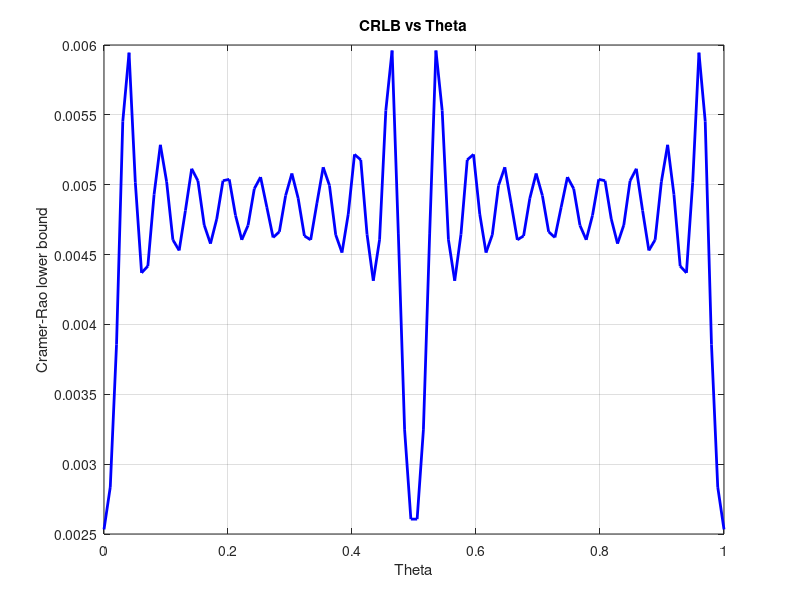

This figure's MATLAB source:
% This is to plot the Cramer-Rao Lower Bound of a parameter vs the
% parameter itself and note down the my inference from the obtained plot.

%% SYSTEM SETTING
% Consider a quantity $x[n] = s[n; \theta] + w[n]$ where $s[n;\theta]$ is any signal
% (AC or DC) and $w[n]$ is an AWGN with variance $\sigma^2$. Let us consider that
% $s[n;\theta] = A\sin(2\pi\theta n + \phi)$. Thus, $s[n;\theta]$ is dependent on three
% parameters: A, $\theta$ and $\phi$. For this example, we are trying to estimate the
% value of frequency, i.e., $\theta$ of the signal s. The CRLB for the given
% estimator is found out as belows:

% Defining the parameters
N = 10;                             % Number of terms in the data set {x[n]}
A = 1;                              % Assuming A is a constant
theta_values = linspace(0, 1, 100); % Varying theta from 0 to 100

variance_values = zeros(1, length(theta_values));

for k = 1:length(theta_values)
    theta = theta_values(k);
    sum_term = 0;
    for n = 0:N-1
        sum_term = sum_term + (A*cos(2*pi*theta*n))^2;
    end
    variance = 1 / (4 * pi^2 * sum_term);
    variance_values(k) = variance;
end


%% PLOTTING
figure
plot(theta_values, variance_values, 'b-', 'LineWidth', 2)
xlabel('Theta')
ylabel('Cramer-Rao lower bound')
title('CRLB vs Theta')
grid on

